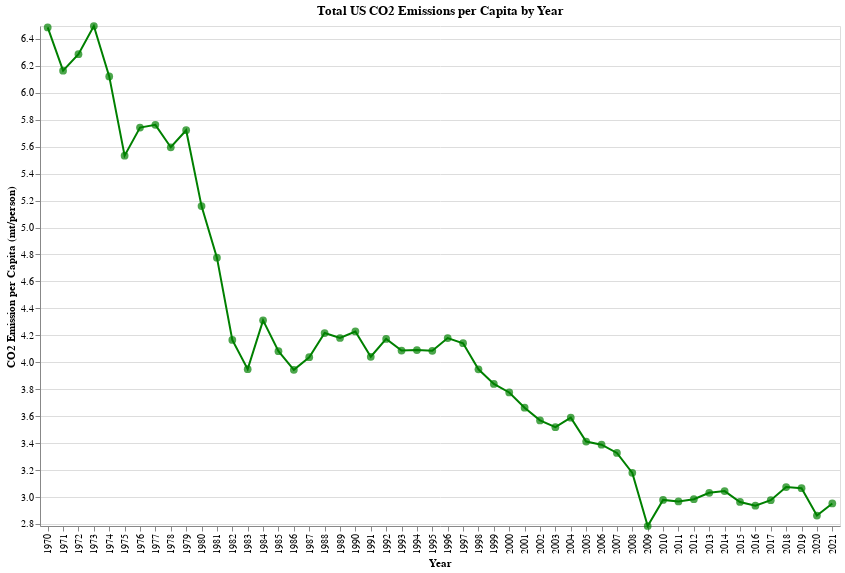

This figure's notebook cell:
### Code cell
#make a chart of total CO2 emissions per capita by year using the per_cap df
cap_chart = alt.Chart(per_cap.reset_index(), title="Total US CO2 Emissions per Capita by Year").encode(
    x=alt.X('Year', title='Year'),
    y=alt.Y('US Total', title='CO2 Emission per Capita (mt/person)', scale=alt.Scale(domain=(per_cap['US Total'].min(), per_cap['US Total'].max()))),
    tooltip=['Year', 'US Total']
).properties(
    width=800,
    height=500
)
cap_chart.mark_line(color='green') + cap_chart.mark_circle(size=60, color='green')
